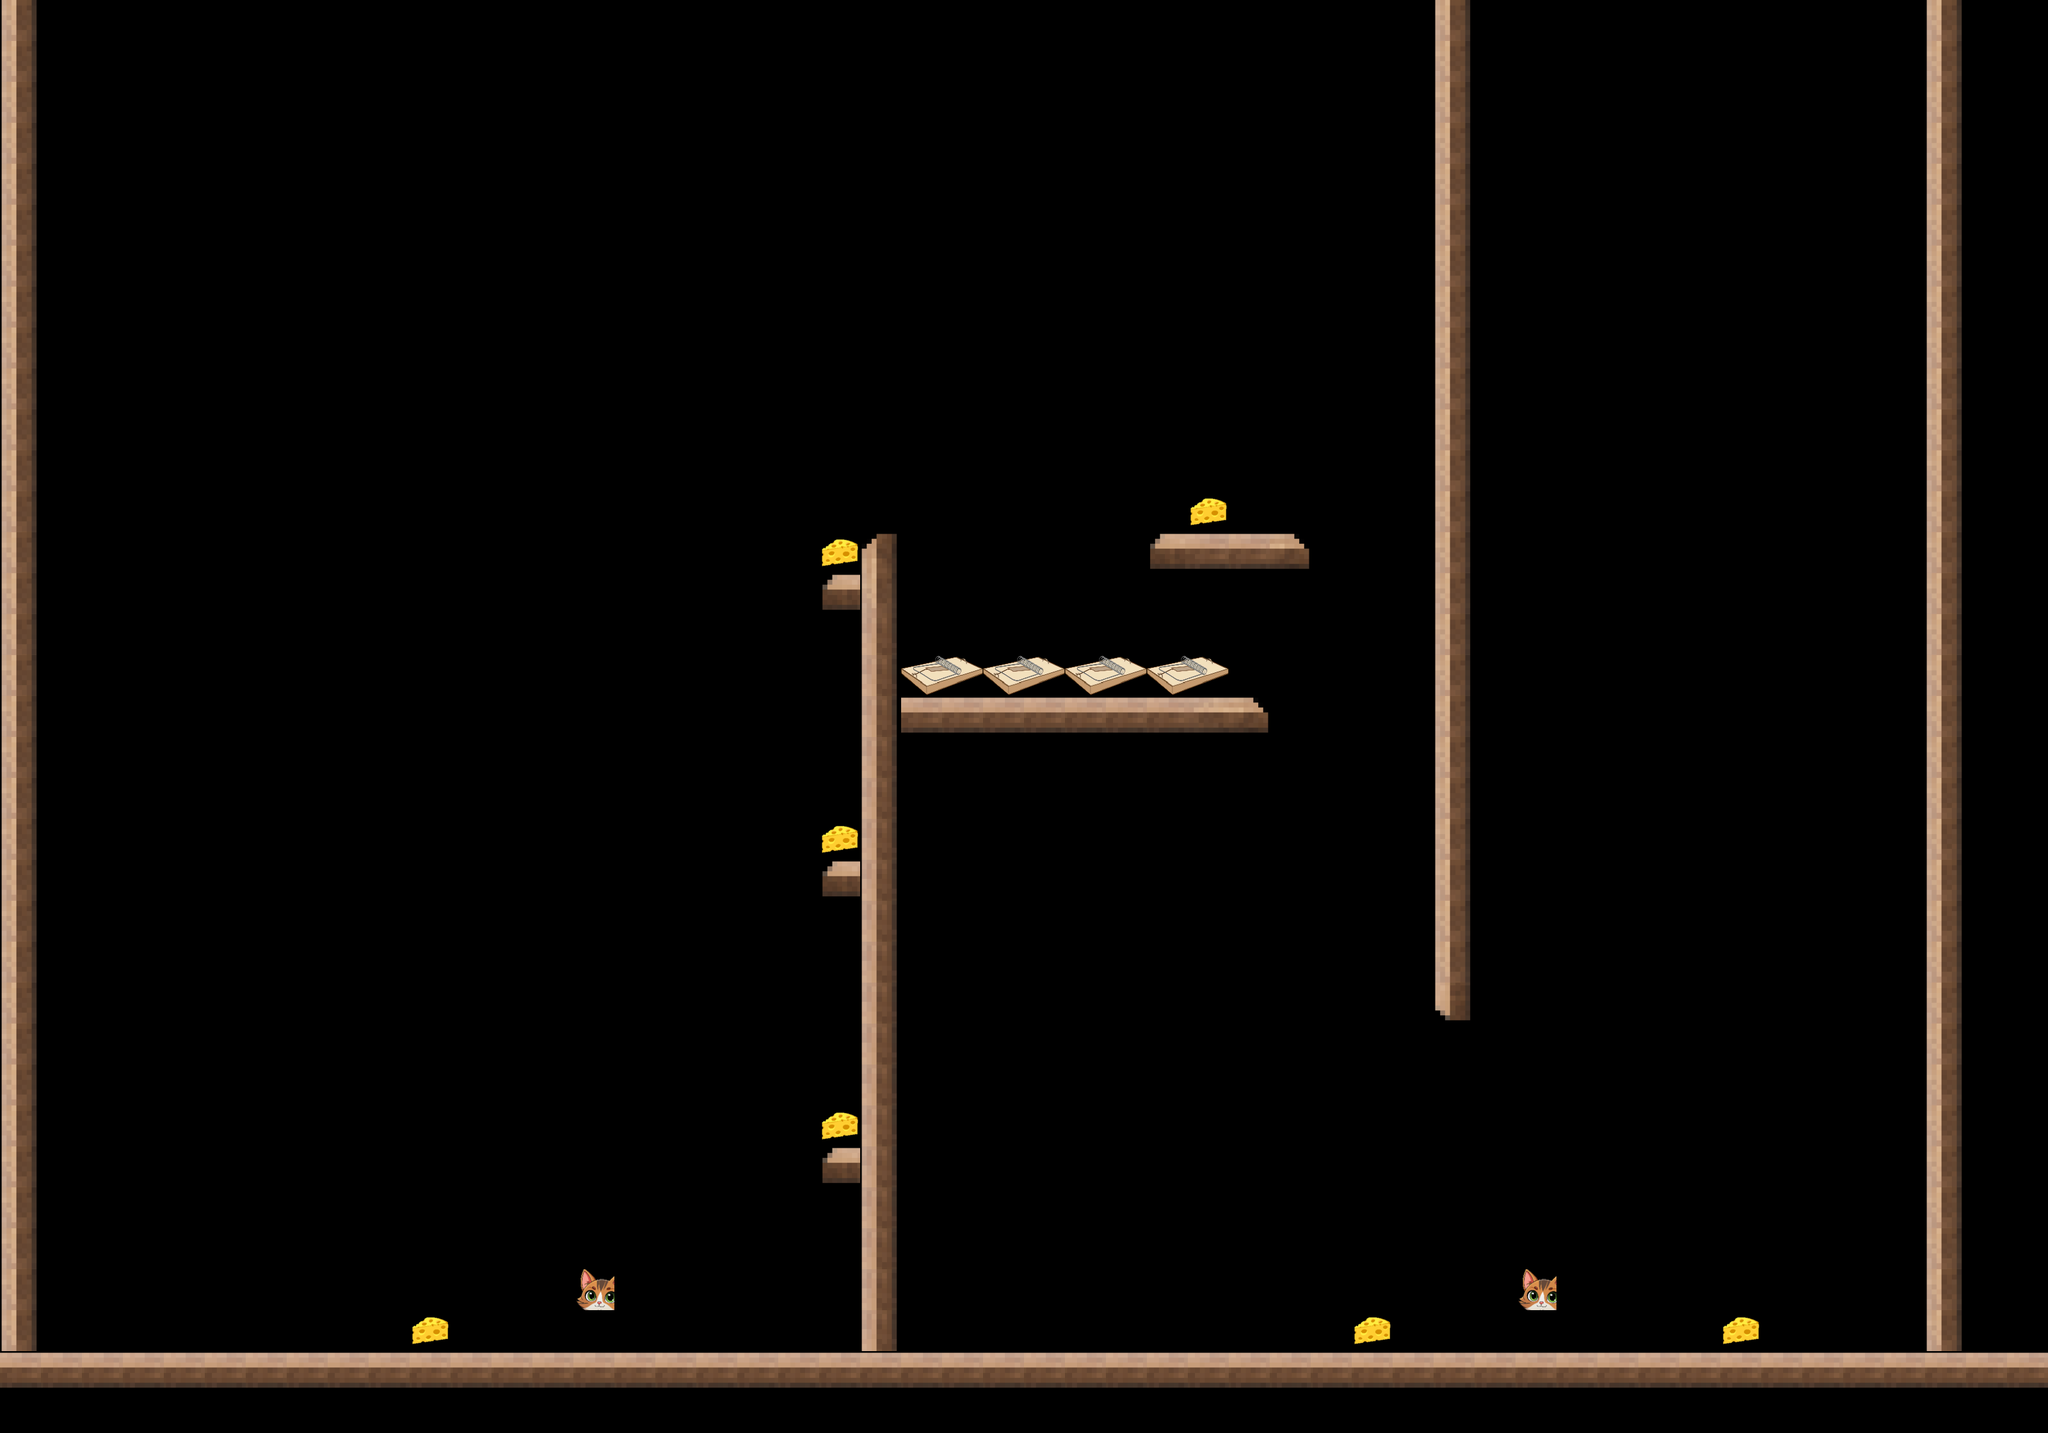

Below is a game level as drawn by its tile map, then a one-line description and the .tmx that defines it (tile-layer data replaced by summaries):
An orthogonal 50x35 tile map with 64x64 px tiles, 5 tile layers (Platform, wall, Enemy, Money, ...), 5 tilesets.

<map version="1.10" tiledversion="1.11.2" orientation="orthogonal" renderorder="right-down" width="50" height="35" tilewidth="64" tileheight="64" infinite="0" nextlayerid="6" nextobjectid="1">
 <tileset firstgid="1" source="polka (3).tsx" />
 <tileset firstgid="5" source="polka_rev.tsx" />
 <tileset firstgid="9" source="mousetrap.tsx" />
 <tileset firstgid="11" source="cheese.tsx" />
 <tileset firstgid="12" source="cat (1).tsx" />
 <layer id="1" name="Platform" width="50" height="35">
  <data>[1750 cells, 111 non-empty, 8 distinct tile ids]</data>
 </layer>
 <layer id="5" name="wall" width="50" height="35">
  <data>[1750 cells, 66 non-empty, 1 distinct tile ids]</data>
 </layer>
 <layer id="4" name="Enemy" width="50" height="35">
  <data>[1750 cells, 2 non-empty, 1 distinct tile ids]</data>
 </layer>
 <layer id="3" name="Money" width="50" height="35">
  <data>[1750 cells, 7 non-empty, 1 distinct tile ids]</data>
 </layer>
 <layer id="2" name="Trap" width="50" height="35">
  <data>[1750 cells, 8 non-empty, 2 distinct tile ids]</data>
 </layer>
</map>
